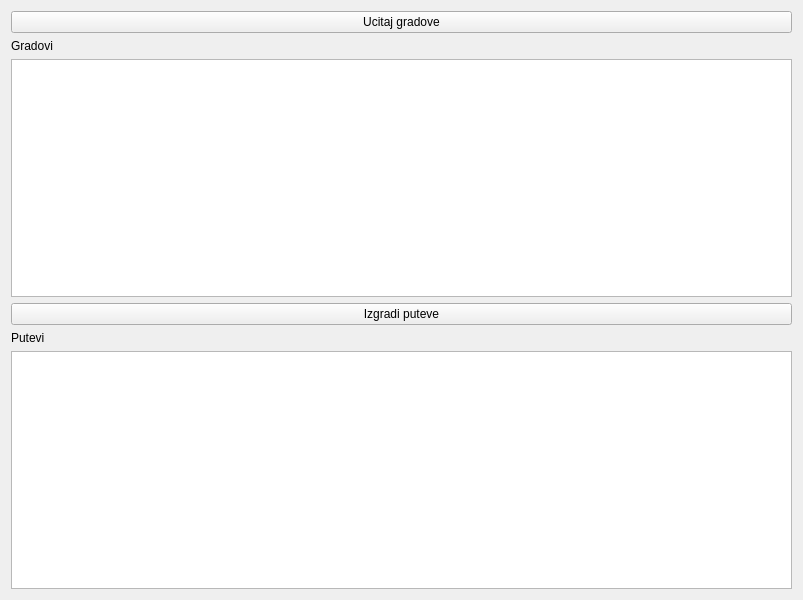
<?xml version="1.0" encoding="UTF-8"?>
<ui version="4.0">
 <class>Widget</class>
 <widget class="QWidget" name="Widget">
  <property name="geometry">
   <rect>
    <x>0</x>
    <y>0</y>
    <width>803</width>
    <height>600</height>
   </rect>
  </property>
  <property name="windowTitle">
   <string>Widget</string>
  </property>
  <layout class="QVBoxLayout" name="verticalLayout_2">
   <item>
    <layout class="QVBoxLayout" name="verticalLayout">
     <item>
      <widget class="QPushButton" name="pbLoad">
       <property name="text">
        <string>Ucitaj gradove</string>
       </property>
      </widget>
     </item>
     <item>
      <widget class="QLabel" name="label">
       <property name="text">
        <string>Gradovi</string>
       </property>
      </widget>
     </item>
     <item>
      <widget class="QListWidget" name="listCities"/>
     </item>
     <item>
      <widget class="QPushButton" name="pbBuild">
       <property name="text">
        <string>Izgradi puteve</string>
       </property>
      </widget>
     </item>
     <item>
      <widget class="QLabel" name="label_2">
       <property name="text">
        <string>Putevi</string>
       </property>
      </widget>
     </item>
     <item>
      <widget class="QTextEdit" name="teBuild"/>
     </item>
    </layout>
   </item>
  </layout>
 </widget>
 <resources/>
 <connections/>
</ui>
